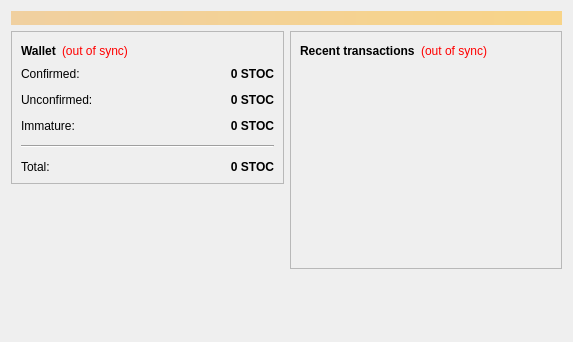
<?xml version="1.0" encoding="UTF-8"?>
<ui version="4.0">
 <class>OverviewPage</class>
 <widget class="QWidget" name="OverviewPage">
  <property name="geometry">
   <rect>
    <x>0</x>
    <y>0</y>
    <width>573</width>
    <height>342</height>
   </rect>
  </property>
  <property name="windowTitle">
   <string>Form</string>
  </property>
  <layout class="QVBoxLayout" name="topLayout">
   <item>
    <widget class="QLabel" name="labelAlerts">
     <property name="visible">
      <bool>false</bool>
     </property>
     <property name="styleSheet">
      <string notr="true">background-color: qlineargradient(x1: 0, y1: 0, x2: 1, y2: 0, stop:0 #F0D0A0, stop:1 #F8D488); color:#000000;</string>
     </property>
     <property name="wordWrap">
      <bool>true</bool>
     </property>
     <property name="margin">
      <number>3</number>
     </property>
    </widget>
   </item>
   <item>
    <layout class="QHBoxLayout" name="horizontalLayout" stretch="1,1">
     <item>
      <layout class="QVBoxLayout" name="verticalLayout_2">
       <item>
        <widget class="QFrame" name="frame">
         <property name="frameShape">
          <enum>QFrame::StyledPanel</enum>
         </property>
         <property name="frameShadow">
          <enum>QFrame::Raised</enum>
         </property>
         <layout class="QVBoxLayout" name="verticalLayout_4">
          <item>
           <layout class="QHBoxLayout" name="horizontalLayout_4">
            <item>
             <widget class="QLabel" name="label_5">
              <property name="font">
               <font>
                <weight>75</weight>
                <bold>true</bold>
               </font>
              </property>
              <property name="text">
               <string>Wallet</string>
              </property>
             </widget>
            </item>
            <item>
             <widget class="QLabel" name="labelWalletStatus">
              <property name="toolTip">
               <string>The displayed information may be out of date. Your wallet automatically synchronizes with the Storecoin network after a connection is established, but this process has not completed yet.</string>
              </property>
              <property name="styleSheet">
               <string notr="true">QLabel { color: red; }</string>
              </property>
              <property name="text">
               <string notr="true">(out of sync)</string>
              </property>
              <property name="alignment">
               <set>Qt::AlignLeading|Qt::AlignLeft|Qt::AlignVCenter</set>
              </property>
             </widget>
            </item>
            <item>
             <spacer name="horizontalSpacer_2">
              <property name="orientation">
               <enum>Qt::Horizontal</enum>
              </property>
              <property name="sizeHint" stdset="0">
               <size>
                <width>40</width>
                <height>20</height>
               </size>
              </property>
             </spacer>
            </item>
           </layout>
          </item>
          <item>
           <layout class="QFormLayout" name="formLayout_2">
            <property name="fieldGrowthPolicy">
             <enum>QFormLayout::AllNonFixedFieldsGrow</enum>
            </property>
            <property name="horizontalSpacing">
             <number>12</number>
            </property>
            <property name="verticalSpacing">
             <number>12</number>
            </property>
            <item row="0" column="0">
             <widget class="QLabel" name="label">
              <property name="text">
               <string>Confirmed:</string>
              </property>
             </widget>
            </item>
            <item row="0" column="1">
             <widget class="QLabel" name="labelBalance">
              <property name="font">
               <font>
                <weight>75</weight>
                <bold>true</bold>
               </font>
              </property>
              <property name="cursor">
               <cursorShape>IBeamCursor</cursorShape>
              </property>
              <property name="toolTip">
               <string>Your current spendable balance</string>
              </property>
              <property name="text">
               <string notr="true">0 STOC</string>
              </property>
              <property name="alignment">
               <set>Qt::AlignRight|Qt::AlignTrailing|Qt::AlignVCenter</set>
              </property>
              <property name="textInteractionFlags">
               <set>Qt::LinksAccessibleByMouse|Qt::TextSelectableByKeyboard|Qt::TextSelectableByMouse</set>
              </property>
             </widget>
            </item>
            <item row="1" column="0">
             <widget class="QLabel" name="label_3">
              <property name="text">
               <string>Unconfirmed:</string>
              </property>
             </widget>
            </item>
            <item row="1" column="1">
             <widget class="QLabel" name="labelUnconfirmed">
              <property name="font">
               <font>
                <weight>75</weight>
                <bold>true</bold>
               </font>
              </property>
              <property name="cursor">
               <cursorShape>IBeamCursor</cursorShape>
              </property>
              <property name="toolTip">
               <string>Total of transactions that have yet to be confirmed, and do not yet count toward the spendable balance</string>
              </property>
              <property name="text">
               <string notr="true">0 STOC</string>
              </property>
              <property name="alignment">
               <set>Qt::AlignRight|Qt::AlignTrailing|Qt::AlignVCenter</set>
              </property>
              <property name="textInteractionFlags">
               <set>Qt::LinksAccessibleByMouse|Qt::TextSelectableByKeyboard|Qt::TextSelectableByMouse</set>
              </property>
             </widget>
            </item>
            <item row="2" column="0">
             <widget class="QLabel" name="labelImmatureText">
              <property name="text">
               <string>Immature:</string>
              </property>
             </widget>
            </item>
            <item row="2" column="1">
             <widget class="QLabel" name="labelImmature">
              <property name="font">
               <font>
                <weight>75</weight>
                <bold>true</bold>
               </font>
              </property>
              <property name="toolTip">
               <string>Mined balance that has not yet matured</string>
              </property>
              <property name="text">
               <string notr="true">0 STOC</string>
              </property>
              <property name="alignment">
               <set>Qt::AlignRight|Qt::AlignTrailing|Qt::AlignVCenter</set>
              </property>
              <property name="textInteractionFlags">
               <set>Qt::LinksAccessibleByMouse|Qt::TextSelectableByKeyboard|Qt::TextSelectableByMouse</set>
              </property>
             </widget>
            </item>
            <item row="4" column="0">
             <widget class="QLabel" name="labelTotalText">
              <property name="text">
               <string>Total:</string>
              </property>
             </widget>
            </item>
            <item row="4" column="1">
             <widget class="QLabel" name="labelTotal">
              <property name="font">
               <font>
                <weight>75</weight>
                <bold>true</bold>
               </font>
              </property>
              <property name="cursor">
               <cursorShape>IBeamCursor</cursorShape>
              </property>
              <property name="toolTip">
               <string>Your current total balance</string>
              </property>
              <property name="text">
               <string notr="true">0 STOC</string>
              </property>
              <property name="alignment">
               <set>Qt::AlignRight|Qt::AlignTrailing|Qt::AlignVCenter</set>
              </property>
              <property name="textInteractionFlags">
               <set>Qt::LinksAccessibleByMouse|Qt::TextSelectableByKeyboard|Qt::TextSelectableByMouse</set>
              </property>
             </widget>
            </item>
            <item row="3" column="0" colspan="2">
             <widget class="Line" name="line">
              <property name="orientation">
               <enum>Qt::Horizontal</enum>
              </property>
             </widget>
            </item>
           </layout>
          </item>
         </layout>
        </widget>
       </item>
       <item>
        <spacer name="verticalSpacer">
         <property name="orientation">
          <enum>Qt::Vertical</enum>
         </property>
         <property name="sizeHint" stdset="0">
          <size>
           <width>20</width>
           <height>40</height>
          </size>
         </property>
        </spacer>
       </item>
      </layout>
     </item>
     <item>
      <layout class="QVBoxLayout" name="verticalLayout_3">
       <item>
        <widget class="QFrame" name="frame_2">
         <property name="frameShape">
          <enum>QFrame::StyledPanel</enum>
         </property>
         <property name="frameShadow">
          <enum>QFrame::Raised</enum>
         </property>
         <layout class="QVBoxLayout" name="verticalLayout">
          <item>
           <layout class="QHBoxLayout" name="horizontalLayout_2">
            <item>
             <widget class="QLabel" name="label_4">
              <property name="text">
               <string>&lt;b&gt;Recent transactions&lt;/b&gt;</string>
              </property>
             </widget>
            </item>
            <item>
             <widget class="QLabel" name="labelTransactionsStatus">
              <property name="toolTip">
               <string>The displayed information may be out of date. Your wallet automatically synchronizes with the Storecoin network after a connection is established, but this process has not completed yet.</string>
              </property>
              <property name="styleSheet">
               <string notr="true">QLabel { color: red; }</string>
              </property>
              <property name="text">
               <string notr="true">(out of sync)</string>
              </property>
              <property name="alignment">
               <set>Qt::AlignRight|Qt::AlignTrailing|Qt::AlignVCenter</set>
              </property>
             </widget>
            </item>
            <item>
             <spacer name="horizontalSpacer">
              <property name="orientation">
               <enum>Qt::Horizontal</enum>
              </property>
              <property name="sizeHint" stdset="0">
               <size>
                <width>40</width>
                <height>20</height>
               </size>
              </property>
             </spacer>
            </item>
           </layout>
          </item>
          <item>
           <widget class="QListView" name="listTransactions">
            <property name="styleSheet">
             <string notr="true">QListView { background: transparent; }</string>
            </property>
            <property name="frameShape">
             <enum>QFrame::NoFrame</enum>
            </property>
            <property name="verticalScrollBarPolicy">
             <enum>Qt::ScrollBarAlwaysOff</enum>
            </property>
            <property name="horizontalScrollBarPolicy">
             <enum>Qt::ScrollBarAlwaysOff</enum>
            </property>
            <property name="selectionMode">
             <enum>QAbstractItemView::NoSelection</enum>
            </property>
           </widget>
          </item>
         </layout>
        </widget>
       </item>
       <item>
        <spacer name="verticalSpacer_2">
         <property name="orientation">
          <enum>Qt::Vertical</enum>
         </property>
         <property name="sizeHint" stdset="0">
          <size>
           <width>20</width>
           <height>40</height>
          </size>
         </property>
        </spacer>
       </item>
      </layout>
     </item>
    </layout>
   </item>
  </layout>
 </widget>
 <resources/>
 <connections/>
</ui>
